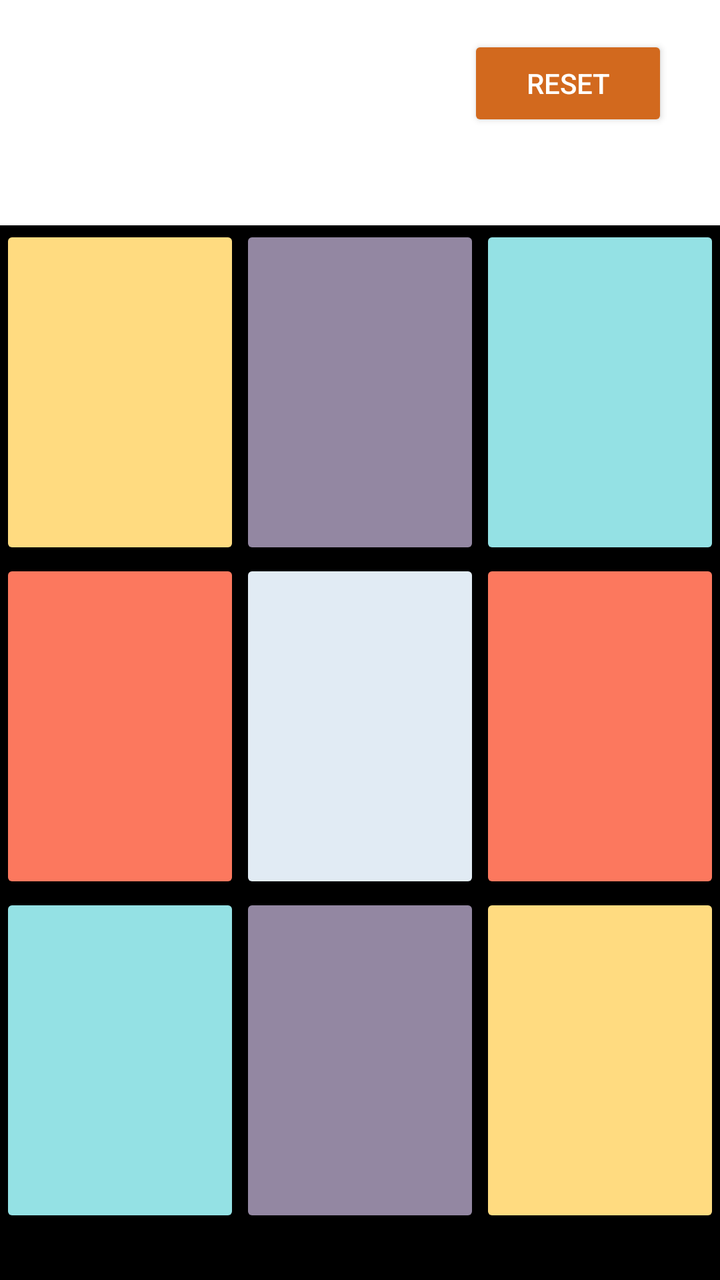
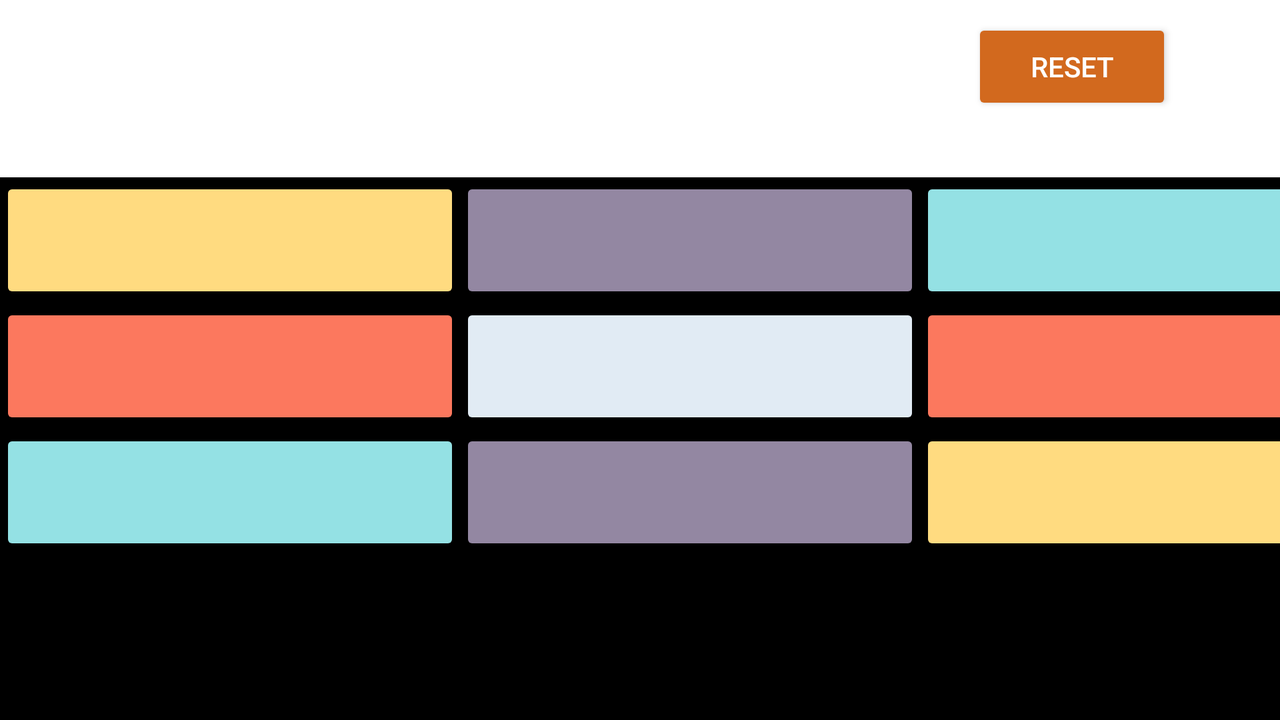

An Android layout and its configuration variant, each rendered on a device that would load it. The default file and the variant file are quoted in full after the pictures.
<!-- AndroidManifest.xml: application theme Theme.TicTacToe0 -->
<!-- res/layout/activity_main.xml -->
<?xml version="1.0" encoding="utf-8"?>
<androidx.constraintlayout.widget.ConstraintLayout xmlns:android="http://schemas.android.com/apk/res/android"
    xmlns:app="http://schemas.android.com/apk/res-auto"
    xmlns:tools="http://schemas.android.com/tools"
    android:layout_width="match_parent"
    android:layout_height="match_parent"
    tools:context=".Controller.MainActivity"
    android:background="@color/black">

    <TextView
        android:background="#ffffff"
        android:id="@+id/activity_main_player1_txt"
        android:layout_width="match_parent"
        android:layout_height="wrap_content"
        android:textSize="30sp"
        android:textStyle="bold"
        app:layout_constraintBottom_toBottomOf="parent"
        app:layout_constraintHorizontal_bias="0"
        app:layout_constraintLeft_toLeftOf="parent"
        app:layout_constraintRight_toRightOf="parent"
        app:layout_constraintTop_toTopOf="parent"
        app:layout_constraintVertical_bias="0"
        android:freezesText="true"
        />

    <TextView
        android:id="@+id/activity_main_player2_txt"
        android:layout_width="match_parent"
        android:layout_height="wrap_content"
        android:textSize="30sp"
        android:textStyle="bold"
        app:layout_constraintBottom_toBottomOf="parent"
        app:layout_constraintHorizontal_bias="0"
        app:layout_constraintLeft_toLeftOf="parent"
        app:layout_constraintRight_toRightOf="parent"
        app:layout_constraintTop_toBottomOf="@+id/activity_main_player1_txt"
        app:layout_constraintVertical_bias="0"
        android:background="#ffffff"
        android:paddingBottom="32dp"
        android:freezesText="true"/>

    <androidx.appcompat.widget.AppCompatButton
        android:id="@+id/activity_main_reset_btn"
        android:layout_width="100dp"
        android:layout_height="wrap_content"
        android:backgroundTint="#D2691E"
        android:text="reset"
        android:textColor="#ffffff"
        app:layout_constraintBottom_toBottomOf="parent"
        app:layout_constraintHorizontal_bias="0.9"
        app:layout_constraintLeft_toLeftOf="parent"
        app:layout_constraintRight_toRightOf="parent"
        app:layout_constraintTop_toTopOf="parent"
        app:layout_constraintVertical_bias="0.03"
        />

    <androidx.appcompat.widget.AppCompatButton
        android:id="@+id/activity_main_btn_00"
        android:layout_width="120dp"
        android:layout_height="167dp"
        android:backgroundTint="#FFDB80"
        android:textSize="150sp"
        app:layout_constraintLeft_toLeftOf="parent"
        app:layout_constraintTop_toBottomOf="@id/activity_main_player2_txt"
        android:freezesText="true"
         />

    <androidx.appcompat.widget.AppCompatButton
        android:id="@+id/activity_main_btn_01"
        android:layout_width="120dp"
        android:layout_height="167dp"
        android:backgroundTint="#9387A2"
        android:textSize="150sp"
        app:layout_constraintLeft_toRightOf="@id/activity_main_btn_00"
        app:layout_constraintTop_toBottomOf="@id/activity_main_player2_txt"
        android:freezesText="true"/>

    <androidx.appcompat.widget.AppCompatButton
        android:id="@+id/activity_main_btn_02"
        android:layout_width="120dp"
        android:layout_height="167dp"
        android:backgroundTint="#94E1E4"
        android:textSize="150sp"
        app:layout_constraintLeft_toRightOf="@id/activity_main_btn_01"
        app:layout_constraintTop_toBottomOf="@id/activity_main_player2_txt"
        android:freezesText="true"/>

    <androidx.appcompat.widget.AppCompatButton
        android:id="@+id/activity_main_btn_10"
        android:layout_width="120dp"
        android:layout_height="167dp"
        android:backgroundTint="#FC785E"
        android:textSize="150sp"
        app:layout_constraintLeft_toLeftOf="parent"
        app:layout_constraintTop_toBottomOf="@id/activity_main_btn_00"
        android:freezesText="true"/>

    <androidx.appcompat.widget.AppCompatButton
        android:id="@+id/activity_main_btn_11"
        android:layout_width="120dp"
        android:layout_height="167dp"
        android:backgroundTint="#E1EBF4"
        android:textSize="150sp"
        app:layout_constraintLeft_toRightOf="@id/activity_main_btn_10"
        app:layout_constraintTop_toBottomOf="@id/activity_main_btn_00"
        android:freezesText="true"/>

    <androidx.appcompat.widget.AppCompatButton
        android:id="@+id/activity_main_btn_12"
        android:layout_width="120dp"
        android:layout_height="167dp"
        android:backgroundTint="#FC785E"
        android:textSize="150sp"
        app:layout_constraintLeft_toRightOf="@id/activity_main_btn_11"
        app:layout_constraintTop_toBottomOf="@id/activity_main_btn_00"
        android:freezesText="true"/>

    <androidx.appcompat.widget.AppCompatButton
        android:id="@+id/activity_main_btn_20"
        android:layout_width="120dp"
        android:layout_height="167dp"
        android:backgroundTint="#94E1E4"
        android:textSize="150sp"
        app:layout_constraintLeft_toLeftOf="parent"
        app:layout_constraintTop_toBottomOf="@id/activity_main_btn_10"
        android:freezesText="true"/>

    <androidx.appcompat.widget.AppCompatButton
        android:id="@+id/activity_main_btn_21"
        android:layout_width="120dp"
        android:layout_height="167dp"
        android:backgroundTint="#9387A2"
        android:textSize="150sp"
        app:layout_constraintLeft_toRightOf="@id/activity_main_btn_20"
        app:layout_constraintTop_toBottomOf="@id/activity_main_btn_10"
        android:freezesText="true"/>

    <androidx.appcompat.widget.AppCompatButton
        android:id="@+id/activity_main_btn_22"
        android:layout_width="120dp"
        android:layout_height="167dp"
        android:backgroundTint="#FFDB80"
        android:textSize="150sp"
        app:layout_constraintLeft_toRightOf="@id/activity_main_btn_21"
        app:layout_constraintTop_toBottomOf="@id/activity_main_btn_10"
        android:freezesText="true"
       />


</androidx.constraintlayout.widget.ConstraintLayout>
<!-- resources referenced by this layout -->
<resources>
  <color name="black">#FF000000</color>
  <style name="Theme.TicTacToe0" parent="Theme.MaterialComponents.DayNight.DarkActionBar">
          
          <item name="colorPrimary">@color/purple_500</item>
          <item name="colorPrimaryVariant">@color/purple_700</item>
          <item name="colorOnPrimary">@color/white</item>
          
          <item name="colorSecondary">@color/teal_200</item>
          <item name="colorSecondaryVariant">@color/teal_700</item>
          <item name="colorOnSecondary">@color/black</item>
          
          <item name="android:statusBarColor" tools:targetApi="l">?attr/colorPrimaryVariant</item>
          
      </style>
  <color name="purple_500">#ffc862</color>
  <color name="purple_700">#ffb327</color>
  <color name="white">#FFFFFFFF</color>
  <color name="teal_200">#FF03DAC5</color>
  <color name="teal_700">#FF018786</color>
</resources>
<!-- res/layout-land/activity_main.xml (the repository's variant of the layout above) -->
<!-- drawn on the phone turned sideways -->
<?xml version="1.0" encoding="utf-8"?>
<androidx.constraintlayout.widget.ConstraintLayout xmlns:android="http://schemas.android.com/apk/res/android"
    xmlns:app="http://schemas.android.com/apk/res-auto"
    xmlns:tools="http://schemas.android.com/tools"
    android:layout_width="match_parent"
    android:layout_height="match_parent"
    tools:context=".Controller.MainActivity"
    android:background="@color/black">

    <TextView
        android:background="#ffffff"
        android:id="@+id/activity_main_player1_txt"
        android:layout_width="match_parent"
        android:layout_height="wrap_content"
        android:textSize="30sp"
        android:textStyle="bold"
        app:layout_constraintBottom_toBottomOf="parent"
        app:layout_constraintHorizontal_bias="0"
        app:layout_constraintLeft_toLeftOf="parent"
        app:layout_constraintRight_toRightOf="parent"
        app:layout_constraintTop_toTopOf="parent"
        app:layout_constraintVertical_bias="0"
        android:freezesText="true"
        />

    <TextView
        android:id="@+id/activity_main_player2_txt"
        android:layout_width="match_parent"
        android:layout_height="wrap_content"
        android:textSize="30sp"
        android:textStyle="bold"
        app:layout_constraintBottom_toBottomOf="parent"
        app:layout_constraintHorizontal_bias="0"
        app:layout_constraintLeft_toLeftOf="parent"
        app:layout_constraintRight_toRightOf="parent"
        app:layout_constraintTop_toBottomOf="@+id/activity_main_player1_txt"
        app:layout_constraintVertical_bias="0"
        android:background="#ffffff"
        android:paddingBottom="8dp"
        android:freezesText="true"/>

    <androidx.appcompat.widget.AppCompatButton
        android:id="@+id/activity_main_reset_btn"
        android:layout_width="100dp"
        android:layout_height="wrap_content"
        android:backgroundTint="#D2691E"
        android:text="reset"
        android:textColor="#ffffff"
        app:layout_constraintBottom_toBottomOf="parent"
        app:layout_constraintHorizontal_bias="0.9"
        app:layout_constraintLeft_toLeftOf="parent"
        app:layout_constraintRight_toRightOf="parent"
        app:layout_constraintTop_toTopOf="parent"
        app:layout_constraintVertical_bias="0.03"
        />

    <androidx.appcompat.widget.AppCompatButton
        android:id="@+id/activity_main_btn_00"
        android:layout_width="230dp"
        android:layout_height="63dp"
        android:backgroundTint="#FFDB80"
        android:textSize="55sp"
        app:layout_constraintLeft_toLeftOf="parent"
        app:layout_constraintTop_toBottomOf="@id/activity_main_player2_txt"
        android:freezesText="true"/>

    <androidx.appcompat.widget.AppCompatButton
        android:id="@+id/activity_main_btn_01"
        android:layout_width="230dp"
        android:layout_height="63dp"
        android:backgroundTint="#9387A2"
        android:textSize="55sp"
        app:layout_constraintLeft_toRightOf="@+id/activity_main_btn_00"
        app:layout_constraintTop_toBottomOf="@id/activity_main_player2_txt"
        android:freezesText="true"/>

    <androidx.appcompat.widget.AppCompatButton
        android:id="@+id/activity_main_btn_02"
        android:layout_width="230dp"
        android:layout_height="63dp"
        android:backgroundTint="#94E1E4"
        android:textSize="55sp"
        app:layout_constraintLeft_toRightOf="@+id/activity_main_btn_01"
        app:layout_constraintTop_toBottomOf="@id/activity_main_player2_txt"
        android:freezesText="true"/>

    <androidx.appcompat.widget.AppCompatButton
        android:id="@+id/activity_main_btn_10"
        android:layout_width="230dp"
        android:layout_height="63dp"
        android:backgroundTint="#FC785E"
        android:textSize="55sp"
        app:layout_constraintLeft_toLeftOf="parent"
        app:layout_constraintTop_toBottomOf="@+id/activity_main_btn_00"
        android:freezesText="true"/>

    <androidx.appcompat.widget.AppCompatButton
        android:id="@+id/activity_main_btn_11"
        android:layout_width="230dp"
        android:layout_height="63dp"
        android:backgroundTint="#E1EBF4"
        android:textSize="55sp"
        app:layout_constraintLeft_toRightOf="@+id/activity_main_btn_10"
        app:layout_constraintTop_toBottomOf="@+id/activity_main_btn_00"
        android:freezesText="true"/>

    <androidx.appcompat.widget.AppCompatButton
        android:id="@+id/activity_main_btn_12"
        android:layout_width="230dp"
        android:layout_height="63dp"
        android:backgroundTint="#FC785E"
        android:textSize="55sp"
        app:layout_constraintLeft_toRightOf="@+id/activity_main_btn_11"
        app:layout_constraintTop_toBottomOf="@+id/activity_main_btn_00"
        android:freezesText="true"/>

    <androidx.appcompat.widget.AppCompatButton
        android:id="@+id/activity_main_btn_20"
        android:layout_width="230dp"
        android:layout_height="63dp"
        android:backgroundTint="#94E1E4"
        android:textSize="55sp"
        app:layout_constraintLeft_toLeftOf="parent"
        app:layout_constraintTop_toBottomOf="@+id/activity_main_btn_10"
        android:freezesText="true"/>

    <androidx.appcompat.widget.AppCompatButton
        android:id="@+id/activity_main_btn_21"
        android:layout_width="230dp"
        android:layout_height="63dp"
        android:backgroundTint="#9387A2"
        android:textSize="55sp"
        app:layout_constraintLeft_toRightOf="@+id/activity_main_btn_20"
        app:layout_constraintTop_toBottomOf="@+id/activity_main_btn_10"
        android:freezesText="true"/>

    <androidx.appcompat.widget.AppCompatButton
        android:id="@+id/activity_main_btn_22"
        android:layout_width="230dp"
        android:layout_height="63dp"
        android:backgroundTint="#FFDB80"
        android:textSize="55sp"
        app:layout_constraintLeft_toRightOf="@+id/activity_main_btn_21"
        app:layout_constraintTop_toBottomOf="@+id/activity_main_btn_10"
        android:freezesText="true"
        />


</androidx.constraintlayout.widget.ConstraintLayout>
